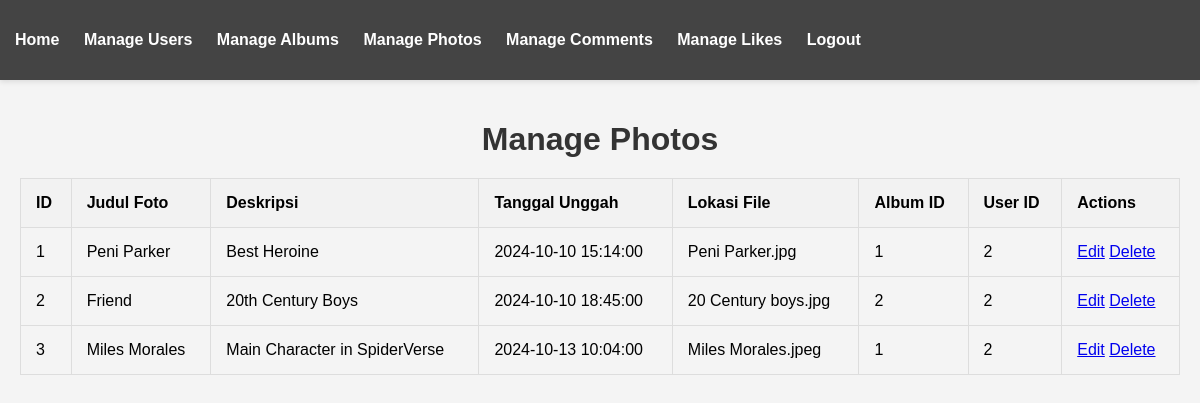
The app's page /gallery/admin/manage_photos.php (signed in), older data.
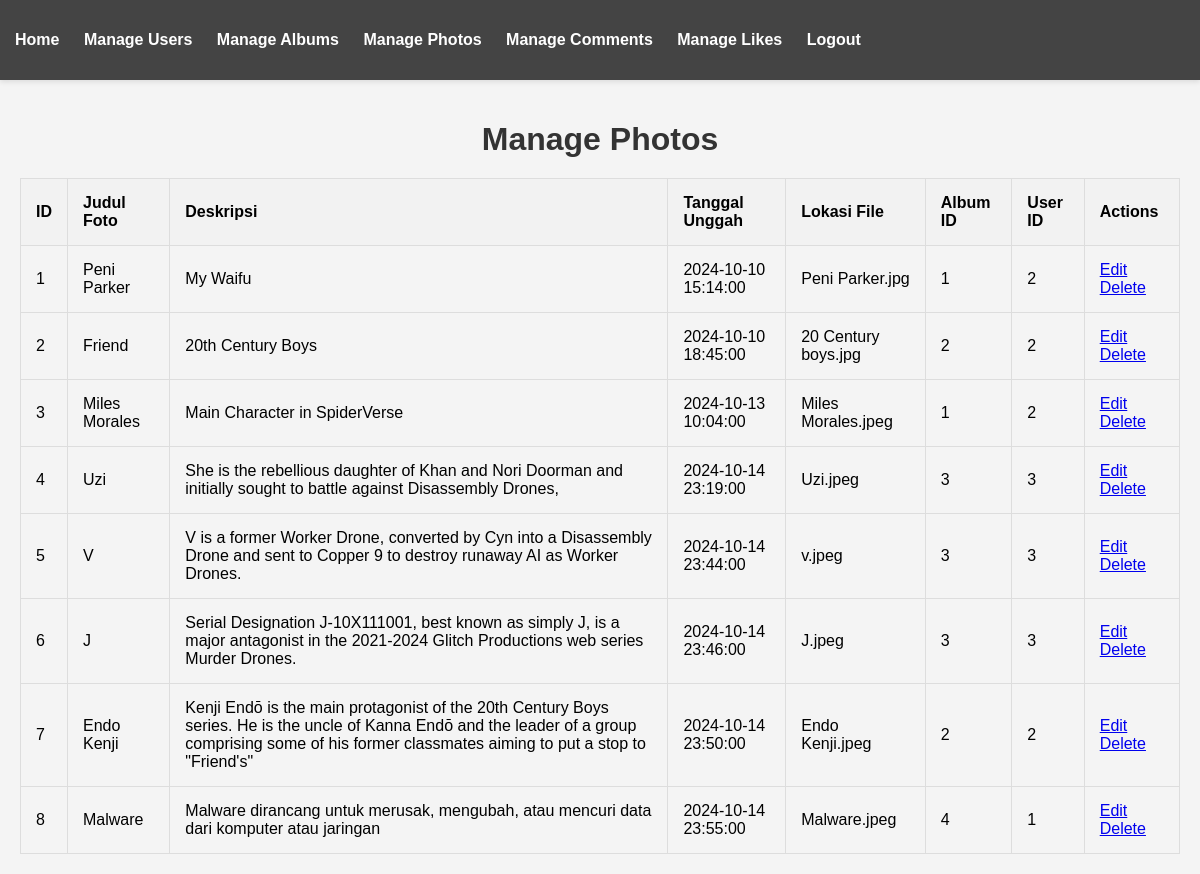
The same page, newer data.
### tables this page shows
CREATE TABLE `foto` (
  `FotoID` int(11) NOT NULL,
  `JudulFoto` varchar(255) NOT NULL,
  `Deskripsi` text DEFAULT NULL,
  `TanggalUnggah` timestamp NOT NULL DEFAULT current_timestamp(),
  `LokasiFile` varchar(255) NOT NULL,
  `AlbumID` int(11) NOT NULL,
  `UserID` int(11) NOT NULL
);

### gallery/admin/manage_photos.php (the view, shortened to what this page needs)
<?php
include_once("../config/koneksi.php");
$sql_photos = "SELECT * FROM foto";
$result_photos = $kon->query($sql_photos);
?>
<!DOCTYPE html>
<html lang="en">
<head>
    <link href="css/admin.css" rel="stylesheet">
</head>
<body>
<?php include('admin_nav.php'); ?>
<div class="container">
    <h1>Manage Photos</h1>
    <table>
        <thead>
            <tr>
                <th>ID</th>
                <th>Judul Foto</th>
                <th>Deskripsi</th>
                <th>Tanggal Unggah</th>
                <th>Lokasi File</th>
                <th>Album ID</th>
                <th>User ID</th>
                <th>Actions</th>
            </tr>
        </thead>
        <tbody>
            <?php while($photo = $result_photos->fetch_assoc()): ?>
            <tr>
                <td><?php echo $photo['FotoID']; ?></td>
                <td><?php echo $photo['JudulFoto']; ?></td>
                <td><?php echo $photo['Deskripsi']; ?></td>
                <td><?php echo $photo['TanggalUnggah']; ?></td>
                <td><?php echo $photo['LokasiFile']; ?></td>
                <td><?php echo $photo['AlbumID']; ?></td>
                <td><?php echo $photo['UserID']; ?></td>
                <td>
                    <a href="foto/edit_photo.php?id=<?php echo $photo['FotoID']; ?>">Edit</a>
                    <a href="foto/delete_photo.php?id=<?php echo $photo['FotoID']; ?>" onclick="return confirm('Are you sure?')">Delete</a>
                </td>
            </tr>
            <?php endwhile; ?>
        </tbody>
    </table>
</div>
</body>
</html>

Row changes from the older to the newer data that the page shows:
changed foto "Peni Parker": Deskripsi "Best Heroine" → "My Waifu"
added foto: FotoID "4", JudulFoto "Uzi", Deskripsi "She is the rebellious daughter of Khan and Nori Doorman and initially sought to battle against Disassembly Drones,", TanggalUnggah "2024-10-14 23:19:00", LokasiFile "Uzi.jpeg", AlbumID "3", UserID "3"
added foto: FotoID "5", JudulFoto "V", Deskripsi "V is a former Worker Drone, converted by Cyn into a Disassembly Drone and sent to Copper 9 to destroy runaway AI as Worker Drones.", TanggalUnggah "2024-10-14 23:44:00", LokasiFile "v.jpeg", AlbumID "3", UserID "3"
added foto: FotoID "6", JudulFoto "J", Deskripsi "Serial Designation J-10X111001, best known as simply J, is a major antagonist in the 2021-2024 Glitch Productions web series Murder Drones.", TanggalUnggah "2024-10-14 23:46:00", LokasiFile "J.jpeg", AlbumID "3", UserID "3"
added foto: FotoID "7", JudulFoto "Endo Kenji", Deskripsi "Kenji Endō is the main protagonist of the 20th Century Boys series. He is the uncle of Kanna Endō and the leader of a group comprising some of his former classmates aiming to put a stop to \"Friend's\"", TanggalUnggah "2024-10-14 23:50:00", LokasiFile "Endo Kenji.jpeg", AlbumID "2", UserID "2"
added foto: FotoID "8", JudulFoto "Malware", Deskripsi "Malware dirancang untuk merusak, mengubah, atau mencuri data dari komputer atau jaringan", TanggalUnggah "2024-10-14 23:55:00", LokasiFile "Malware.jpeg", AlbumID "4", UserID "1"
